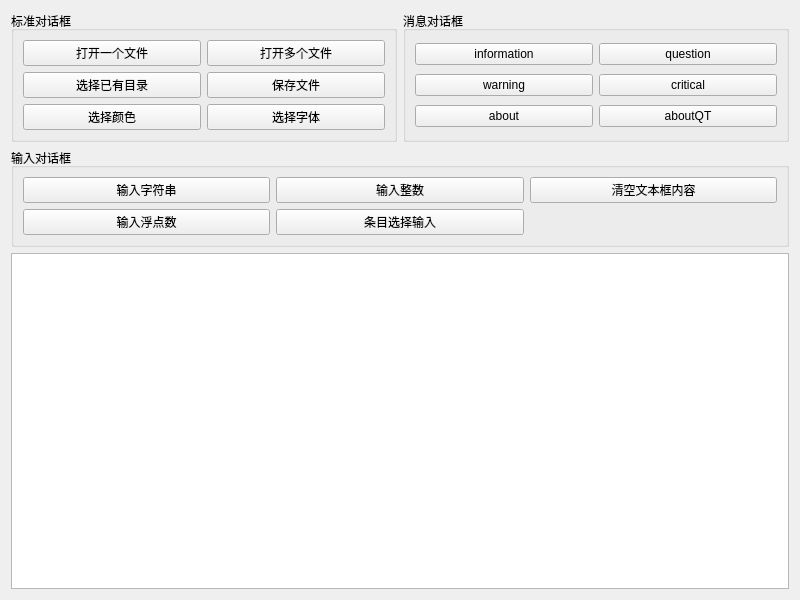
<?xml version="1.0" encoding="UTF-8"?>
<ui version="4.0">
 <class>Widget</class>
 <widget class="QWidget" name="Widget">
  <property name="geometry">
   <rect>
    <x>0</x>
    <y>0</y>
    <width>800</width>
    <height>600</height>
   </rect>
  </property>
  <property name="windowTitle">
   <string>Widget</string>
  </property>
  <layout class="QGridLayout" name="gridLayout_4">
   <item row="0" column="0">
    <widget class="QGroupBox" name="groupBox">
     <property name="title">
      <string>标准对话框</string>
     </property>
     <layout class="QGridLayout" name="gridLayout">
      <item row="0" column="0">
       <widget class="QPushButton" name="btnOpenFile">
        <property name="text">
         <string>打开一个文件</string>
        </property>
       </widget>
      </item>
      <item row="0" column="1">
       <widget class="QPushButton" name="btnOpenFiles">
        <property name="text">
         <string>打开多个文件</string>
        </property>
       </widget>
      </item>
      <item row="1" column="0">
       <widget class="QPushButton" name="btnExistingDir">
        <property name="text">
         <string>选择已有目录</string>
        </property>
       </widget>
      </item>
      <item row="1" column="1">
       <widget class="QPushButton" name="btnSaveFile">
        <property name="text">
         <string>保存文件</string>
        </property>
       </widget>
      </item>
      <item row="2" column="0">
       <widget class="QPushButton" name="btnColor">
        <property name="text">
         <string>选择颜色</string>
        </property>
       </widget>
      </item>
      <item row="2" column="1">
       <widget class="QPushButton" name="btnFont">
        <property name="text">
         <string>选择字体</string>
        </property>
       </widget>
      </item>
     </layout>
    </widget>
   </item>
   <item row="0" column="1">
    <widget class="QGroupBox" name="groupBox_2">
     <property name="title">
      <string>消息对话框</string>
     </property>
     <layout class="QGridLayout" name="gridLayout_2">
      <item row="0" column="0">
       <widget class="QPushButton" name="btnInformation">
        <property name="text">
         <string>information</string>
        </property>
       </widget>
      </item>
      <item row="0" column="1">
       <widget class="QPushButton" name="btnQuestion">
        <property name="text">
         <string>question</string>
        </property>
       </widget>
      </item>
      <item row="1" column="0">
       <widget class="QPushButton" name="btnWarning">
        <property name="text">
         <string>warning</string>
        </property>
       </widget>
      </item>
      <item row="1" column="1">
       <widget class="QPushButton" name="btnCritical">
        <property name="text">
         <string>critical</string>
        </property>
       </widget>
      </item>
      <item row="2" column="0">
       <widget class="QPushButton" name="btnAbout">
        <property name="text">
         <string>about</string>
        </property>
       </widget>
      </item>
      <item row="2" column="1">
       <widget class="QPushButton" name="btnAboutQT">
        <property name="text">
         <string>aboutQT</string>
        </property>
       </widget>
      </item>
     </layout>
    </widget>
   </item>
   <item row="1" column="0" colspan="2">
    <widget class="QGroupBox" name="groupBox_3">
     <property name="title">
      <string>输入对话框</string>
     </property>
     <layout class="QGridLayout" name="gridLayout_3">
      <item row="0" column="0">
       <widget class="QPushButton" name="btnInputText">
        <property name="text">
         <string>输入字符串</string>
        </property>
       </widget>
      </item>
      <item row="0" column="1">
       <widget class="QPushButton" name="btnInputInt">
        <property name="text">
         <string>输入整数</string>
        </property>
       </widget>
      </item>
      <item row="0" column="2">
       <widget class="QPushButton" name="btnTextClear">
        <property name="text">
         <string>清空文本框内容</string>
        </property>
       </widget>
      </item>
      <item row="1" column="0">
       <widget class="QPushButton" name="btnInputFloat">
        <property name="text">
         <string>输入浮点数</string>
        </property>
       </widget>
      </item>
      <item row="1" column="1">
       <widget class="QPushButton" name="btnInputItem">
        <property name="text">
         <string>条目选择输入</string>
        </property>
       </widget>
      </item>
     </layout>
    </widget>
   </item>
   <item row="2" column="0" colspan="2">
    <widget class="QPlainTextEdit" name="plainTextEdit"/>
   </item>
  </layout>
 </widget>
 <resources/>
 <connections/>
</ui>
